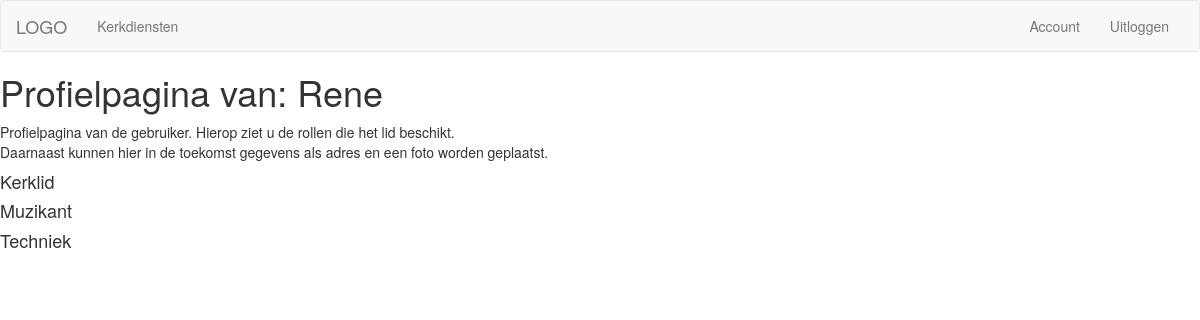
The app's page /kerkdiensten/profile/ (signed in) with its own data.
### kerkdiensten/models.py (models this page shows)
class Rollen(models.Model):
    rollen = models.CharField(max_length=256)
    rol_id = models.CharField(max_length=64)
    beschikbaarheid = models.BooleanField(default=False)
    def __str__(self):
        return self.rollen
    class Meta:
        verbose_name_plural = 'rollen'

### kerkdiensten/views.py (the view)
@login_required
def profile(request):
    user_details = get_object_or_404(User_details, user=request.user)
    return render(request, 'kerkdiensten/profile.html', {'user_details':user_details})

### kerkdiensten/templatetags/gen_iter.py (called while the page is built)
@register.filter(name='alleRollen')
def alleRollen(user):
    userDetails = get_object_or_404(User_details, user=user)
    return userDetails.rollen_v2.all()

### kerkdiensten/templates/kerkdiensten/profile.html
{% extends 'kerkdiensten/base_kerkdiensten.html' %}
{% block body %}
<h1>Profielpagina van: {{ user.username }}</h1>
<p>
    Profielpagina van de gebruiker. Hierop ziet u de rollen die het lid beschikt.<br />
    Daarnaast kunnen hier in de toekomst gegevens als adres en een foto worden geplaatst.
</p>
{% if user_details %}
{% for item in user_details.rollen_v2.all %}
<h4>{{ item }}</h4>
{% endfor %}
{% endif %}
{% endblock body %}

### records on screen
Rollen: rollen "Kerklid"
Rollen: rollen "Muzikant"
Rollen: rollen "Techniek"

### other values on screen
{{ user.username }} "Rene"
